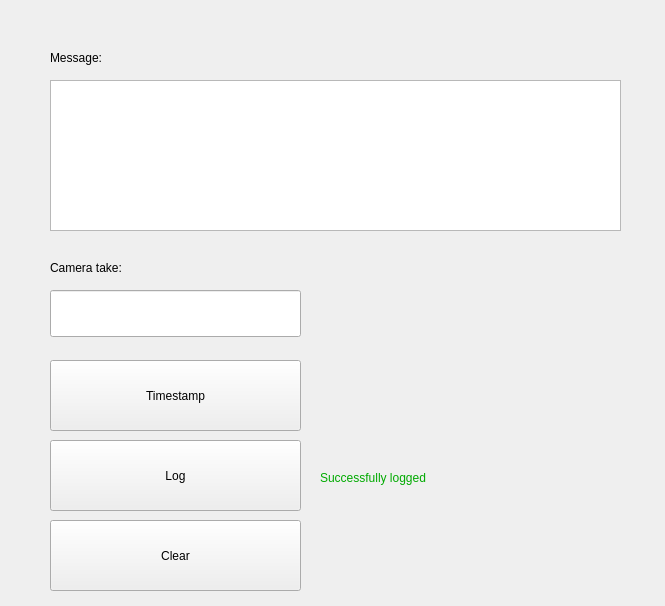
<?xml version="1.0" encoding="UTF-8"?>
<ui version="4.0">
 <class>Form</class>
 <widget class="QWidget" name="Form">
  <property name="geometry">
   <rect>
    <x>0</x>
    <y>0</y>
    <width>665</width>
    <height>606</height>
   </rect>
  </property>
  <property name="windowTitle">
   <string>Form</string>
  </property>
  <widget class="QPushButton" name="LogButton">
   <property name="geometry">
    <rect>
     <x>50</x>
     <y>440</y>
     <width>251</width>
     <height>71</height>
    </rect>
   </property>
   <property name="toolTip">
    <string>&lt;html&gt;&lt;head/&gt;&lt;body&gt;&lt;p&gt;Ctrl+L&lt;/p&gt;&lt;/body&gt;&lt;/html&gt;</string>
   </property>
   <property name="styleSheet">
    <string notr="true"/>
   </property>
   <property name="text">
    <string>Log</string>
   </property>
  </widget>
  <widget class="QTextEdit" name="LogText">
   <property name="geometry">
    <rect>
     <x>50</x>
     <y>80</y>
     <width>571</width>
     <height>151</height>
    </rect>
   </property>
  </widget>
  <widget class="QLabel" name="SuccessLabel">
   <property name="geometry">
    <rect>
     <x>320</x>
     <y>460</y>
     <width>281</width>
     <height>35</height>
    </rect>
   </property>
   <property name="styleSheet">
    <string notr="true">color: rgb(0, 170, 0)</string>
   </property>
   <property name="text">
    <string>Successfully logged</string>
   </property>
  </widget>
  <widget class="QPushButton" name="TimestampButton">
   <property name="geometry">
    <rect>
     <x>50</x>
     <y>360</y>
     <width>251</width>
     <height>71</height>
    </rect>
   </property>
   <property name="toolTip">
    <string>&lt;html&gt;&lt;head/&gt;&lt;body&gt;&lt;p&gt;Ctrl+T&lt;/p&gt;&lt;/body&gt;&lt;/html&gt;</string>
   </property>
   <property name="styleSheet">
    <string notr="true"/>
   </property>
   <property name="text">
    <string>Timestamp</string>
   </property>
  </widget>
  <widget class="QLabel" name="TimestampLabel">
   <property name="geometry">
    <rect>
     <x>320</x>
     <y>380</y>
     <width>281</width>
     <height>35</height>
    </rect>
   </property>
   <property name="styleSheet">
    <string notr="true"/>
   </property>
   <property name="text">
    <string/>
   </property>
  </widget>
  <widget class="QPushButton" name="ClearButton">
   <property name="geometry">
    <rect>
     <x>50</x>
     <y>520</y>
     <width>251</width>
     <height>71</height>
    </rect>
   </property>
   <property name="toolTip">
    <string>&lt;html&gt;&lt;head/&gt;&lt;body&gt;&lt;p&gt;Ctrl+D&lt;/p&gt;&lt;/body&gt;&lt;/html&gt;</string>
   </property>
   <property name="styleSheet">
    <string notr="true"/>
   </property>
   <property name="text">
    <string>Clear</string>
   </property>
  </widget>
  <widget class="QLabel" name="MessageLabel">
   <property name="geometry">
    <rect>
     <x>50</x>
     <y>40</y>
     <width>571</width>
     <height>35</height>
    </rect>
   </property>
   <property name="text">
    <string>Message:</string>
   </property>
  </widget>
  <widget class="QLabel" name="CameraTakeLabel">
   <property name="geometry">
    <rect>
     <x>50</x>
     <y>250</y>
     <width>571</width>
     <height>35</height>
    </rect>
   </property>
   <property name="text">
    <string>Camera take:</string>
   </property>
  </widget>
  <widget class="QLineEdit" name="CameraTakeText">
   <property name="geometry">
    <rect>
     <x>50</x>
     <y>290</y>
     <width>251</width>
     <height>47</height>
    </rect>
   </property>
  </widget>
 </widget>
 <resources/>
 <connections/>
</ui>
